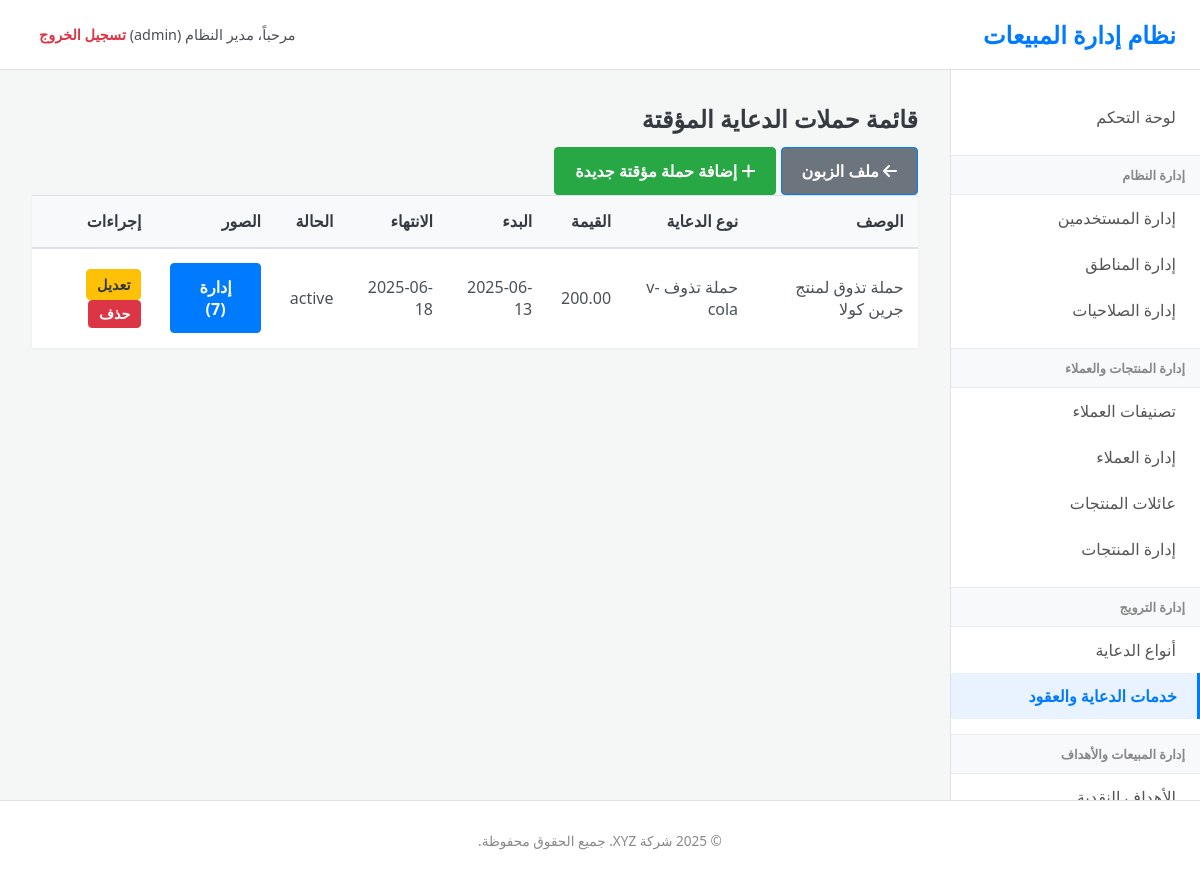
Page /index.php?page=temp_campaigns&customer_id=254 (signed in) on the committed database.
### tables this page shows
CREATE TABLE IF NOT EXISTS `temp_campaigns` (
  `temp_campaign_id` int NOT NULL AUTO_INCREMENT,
  `customer_id` int NOT NULL,
  `promo_type_id` int NOT NULL,
  `description` text,
  `start_date` date DEFAULT NULL,
  `end_date` date DEFAULT NULL,
  `value` decimal(15,2) DEFAULT '0.00',
  `status` enum('active','inactive','completed') NOT NULL DEFAULT 'active',
  `notes` text,
  `created_by_user_id` int DEFAULT NULL,
  `created_at` timestamp NULL DEFAULT CURRENT_TIMESTAMP,
  PRIMARY KEY (`temp_campaign_id`),
  KEY `customer_id` (`customer_id`),
  KEY `promo_type_id` (`promo_type_id`)
);

CREATE TABLE IF NOT EXISTS `promotion_types` (
  `promo_type_id` int NOT NULL AUTO_INCREMENT,
  `name` varchar(150) NOT NULL,
  `description` text,
  `is_annual` tinyint(1) NOT NULL DEFAULT '0' COMMENT '1 for annual, 0 for temporary',
  `created_at` timestamp NULL DEFAULT CURRENT_TIMESTAMP,
  `updated_at` timestamp NULL DEFAULT CURRENT_TIMESTAMP ON UPDATE CURRENT_TIMESTAMP,
  PRIMARY KEY (`promo_type_id`),
  UNIQUE KEY `name` (`name`)
);

### controllers/temp_campaigns.php (called while the page is built, shortened)
<?php
$action = $_GET['action'] ?? 'list';
$customer_id = isset($_REQUEST['customer_id']) ? (int)$_REQUEST['customer_id'] : null;
switch ($action) {
    case 'list':
    default:
        $stmt = $pdo->prepare("SELECT tc.*, pt.name as promo_type_name, (SELECT COUNT(*) FROM temp_campaign_photos WHERE temp_campaign_id = tc.temp_campaign_id) as photo_count FROM temp_campaigns tc JOIN promotion_types pt ON tc.promo_type_id = pt.promo_type_id WHERE tc.customer_id = ? ORDER BY tc.start_date DESC");
        $stmt->execute([$customer_id]);
        $campaigns = $stmt->fetchAll();
        break;
}
include 'views/layout.php';

### views/promotions/temp_campaign_list.php (the view, shortened to what this page needs)
<div class="card">
    <div class="card-header">
        <h2>قائمة حملات الدعاية المؤقتة</h2>
        <div class="actions">
            <a href="index.php?page=promotions&customer_id=<?php echo $customer_id; ?>" class="button-link" style="background-color: #6c757d;">
                <i class="fas fa-arrow-left"></i> ملف الزبون
            </a>
            <a href="index.php?page=temp_campaigns&action=add&customer_id=<?php echo $customer_id; ?>" class="button-link add-btn">
                <i class="fas fa-plus"></i> إضافة حملة مؤقتة جديدة
            </a>
        </div>
    </div>
    <div class="card-body">
        <table>
            <thead>
                <tr>
                    <th>الوصف</th>
                    <th>نوع الدعاية</th>
                    <th>القيمة</th>
                    <th>البدء</th>
                    <th>الانتهاء</th>
                    <th>الحالة</th>
                    <th>الصور</th>
                    <th>إجراءات</th>
                </tr>
            </thead>
            <tbody>
                <?php foreach ($campaigns as $campaign): ?>
                <tr>
                    <td><?php echo htmlspecialchars($campaign['description']); ?></td>
                    <td><?php echo htmlspecialchars($campaign['promo_type_name']); ?></td>
                    <td><?php echo number_format($campaign['value'], 2); ?></td>
                    <td><?php echo htmlspecialchars($campaign['start_date']); ?></td>
                    <td><?php echo htmlspecialchars($campaign['end_date']); ?></td>
                    <td><span class="badge status-<?php echo $campaign['status']; ?>"><?php echo htmlspecialchars($campaign['status']); ?></span></td>
                    <td>
                        <a href="index.php?page=temp_campaigns&action=photos&customer_id=<?php echo $customer_id; ?>&campaign_id=<?php echo $campaign['temp_campaign_id']; ?>" class="button-link">
                            إدارة (<?php echo $campaign['photo_count']; ?>)
                        </a>
                    </td>
                    <td class="actions-cell">
                        <a href="index.php?page=temp_campaigns&action=edit&customer_id=<?php echo $customer_id; ?>&campaign_id=<?php echo $campaign['temp_campaign_id']; ?>" class="button-link edit-btn">تعديل</a>
                        <form action="actions/temp_campaign_delete.php" method="POST" onsubmit="return confirm('سيتم حذف الحملة وجميع صورها، هل أنت متأكد؟');" style="display:inline;">
                            <button type="submit" class="button-link delete-btn">حذف</button>
                        </form>
                    </td>
                </tr>
                <?php endforeach; ?>
            </tbody>
        </table>
    </div>
</div>

### css/style.css (style rules this page uses)
:root { --primary-color: #007bff; --secondary-color: #6c757d; --success-color: #28a745; --danger-color: #dc3545; --warning-color: #ffc107; --info-color: #17a2b8; --light-color: #f8f9fa; --dark-color: #343a40; --text-color: #495057; --border-color: #dee2e6; --body-bg: #f4f7f6; --sidebar-bg: #ffffff; --header-bg: #ffffff; --font-family: 'Tahoma', 'Segoe UI', sans-serif; }
* { box-sizing: border-box; }
body { font-family: var(--font-family); background-color: var(--body-bg); margin: 0; padding: 0; color: var(--text-color); font-size: 16px; direction: rtl; }
a { color: var(--primary-color); text-decoration: none; transition: color 0.3s ease; }
h1, h2, h3, h4, h5, h6 { color: var(--dark-color); margin-top: 0; margin-bottom: 0.75rem; }
.button-link, .btn { display: inline-block; font-weight: 600; text-align: center; vertical-align: middle; cursor: pointer; user-select: none; background-color: var(--primary-color); border: 1px solid var(--primary-color); padding: 0.75rem 1.25rem; font-size: 1rem; border-radius: 0.25rem; color: #fff; transition: all 0.15s ease-in-out; }
.button-link.add-btn { background-color: var(--success-color); border-color: var(--success-color); }
.button-link.edit-btn { background-color: var(--warning-color); border-color: var(--warning-color); color: var(--dark-color); padding: 5px 10px; font-size: 0.9em; }
.button-link.delete-btn { background-color: var(--danger-color); border-color: var(--danger-color); padding: 5px 10px; font-size: 0.9em; }
table { width: 100%; margin-bottom: 1rem; color: var(--text-color); border-collapse: collapse; background-color: #fff; box-shadow: 0 1px 3px rgba(0,0,0,0.05); }
table th, table td { padding: 0.9rem; vertical-align: middle; border-top: 1px solid var(--border-color); text-align: right; }
table thead th { vertical-align: bottom; border-bottom: 2px solid var(--border-color); background-color: var(--light-color); font-weight: 600; color: var(--dark-color); }

### rows in the picture
temp_campaigns: description "حملة تذوق لمنتج جرين كولا", promo_type.name "حملة تذوف v-cola", value "200.00", start_date "2025-06-13", end_date "2025-06-18", status "active", photo_count "7"

### other values in the picture
$_SESSION['full_name'] "مدير النظام"
$_SESSION['user_role'] "admin"
